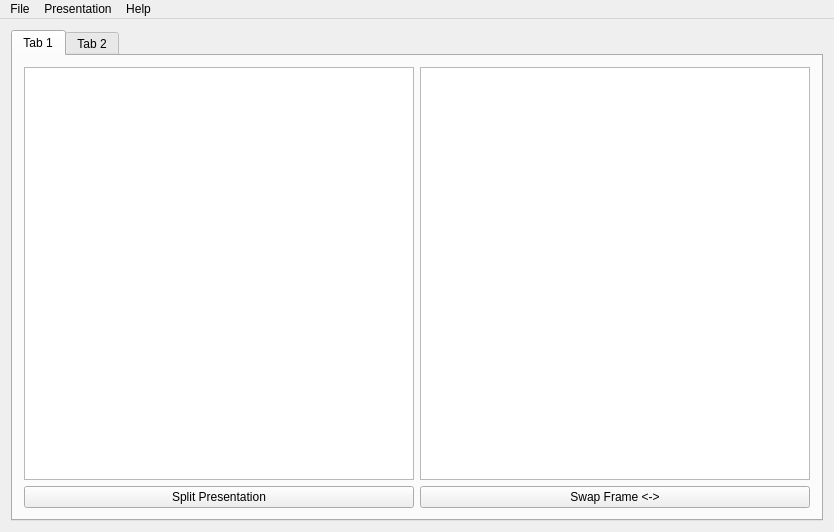
<?xml version="1.0" encoding="UTF-8"?>
<ui version="4.0">
 <class>MainWindow</class>
 <widget class="QMainWindow" name="MainWindow">
  <property name="geometry">
   <rect>
    <x>0</x>
    <y>0</y>
    <width>834</width>
    <height>532</height>
   </rect>
  </property>
  <property name="windowTitle">
   <string>MainWindow</string>
  </property>
  <widget class="QWidget" name="centralWidget">
   <layout class="QVBoxLayout" name="verticalLayout">
    <item>
     <widget class="QTabWidget" name="tabWidget">
      <property name="currentIndex">
       <number>0</number>
      </property>
      <widget class="QWidget" name="tab">
       <attribute name="title">
        <string>Tab 1</string>
       </attribute>
       <layout class="QVBoxLayout" name="verticalLayout_3">
        <item>
         <layout class="QVBoxLayout" name="verticalLayout_2">
          <item>
           <layout class="QHBoxLayout" name="horizontalLayout_2">
            <item>
             <widget class="QGraphicsView" name="graphicsView_left">
              <property name="autoFillBackground">
               <bool>false</bool>
              </property>
             </widget>
            </item>
            <item>
             <widget class="QGraphicsView" name="graphicsView_right"/>
            </item>
           </layout>
          </item>
          <item>
           <layout class="QHBoxLayout" name="horizontalLayout">
            <item>
             <widget class="QPushButton" name="pushButton_2">
              <property name="text">
               <string>Split Presentation</string>
              </property>
             </widget>
            </item>
            <item>
             <widget class="QPushButton" name="pushButton">
              <property name="text">
               <string>Swap Frame &lt;-&gt;</string>
              </property>
             </widget>
            </item>
           </layout>
          </item>
         </layout>
        </item>
       </layout>
      </widget>
      <widget class="QWidget" name="tab_2">
       <attribute name="title">
        <string>Tab 2</string>
       </attribute>
      </widget>
     </widget>
    </item>
   </layout>
  </widget>
  <widget class="QMenuBar" name="menuBar">
   <property name="geometry">
    <rect>
     <x>0</x>
     <y>0</y>
     <width>834</width>
     <height>22</height>
    </rect>
   </property>
   <widget class="QMenu" name="menuFile">
    <property name="title">
     <string>File</string>
    </property>
    <addaction name="actionOpen"/>
    <addaction name="separator"/>
    <addaction name="actionClose"/>
   </widget>
   <widget class="QMenu" name="menuHelp">
    <property name="title">
     <string>Help</string>
    </property>
   </widget>
   <widget class="QMenu" name="menuPresentation">
    <property name="title">
     <string>Presentation</string>
    </property>
    <addaction name="actionToggle_Presentation_F5"/>
   </widget>
   <addaction name="menuFile"/>
   <addaction name="menuPresentation"/>
   <addaction name="menuHelp"/>
  </widget>
  <action name="actionOpen">
   <property name="text">
    <string>Open</string>
   </property>
  </action>
  <action name="actionClose">
   <property name="text">
    <string>Close</string>
   </property>
  </action>
  <action name="actionToggle_Presentation_F5">
   <property name="text">
    <string>Start Presentation (F5)</string>
   </property>
  </action>
 </widget>
 <layoutdefault spacing="6" margin="11"/>
 <resources/>
 <connections/>
</ui>
